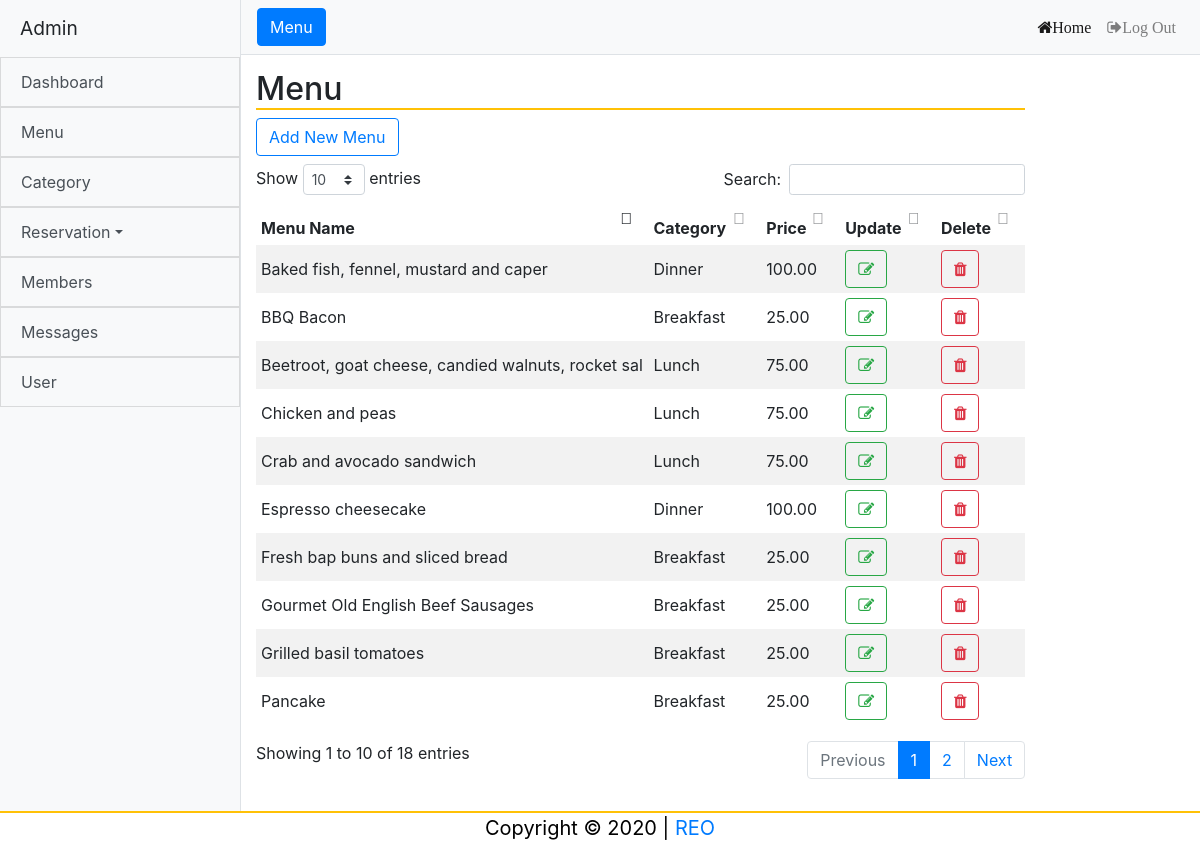
The page /a_menu.php (signed in) on the database its author committed.
### tables this page shows
CREATE TABLE `menu` (
  `menu_id` int(11) NOT NULL,
  `menu_name` varchar(50) NOT NULL,
  `subcat_name` varchar(30) NOT NULL,
  `menu_price` decimal(10,2) NOT NULL
);

### a_menu.php (the view, shortened to what this page needs)
<!DOCTYPE html>
<html lang="en">
<head>
	<?php include 'a_header.php';?>
</head>
<body>
	<div class="d-flex" id="wrapper">
    <?php include 'sidebar.php';?>
    <div id="page-content-wrapper">
    <?php include 'a_nav.php';?>
	<div class="container-fluid">
    <div class="row">
	<div class="col-lg-10 col-lg-offset-2">
	<h2 class="title">Menu</h2>
	<a href="#addModal" class="btn btn-outline-primary" id="Add" data-toggle="modal">Add New Menu</a>
	<div class="page-tables">
                <div class="table-responsive table-hover table-striped" >
                  <table id="dt" cellpadding="5" cellspacing="5" id="data-table" width="100%" align="center">
                    <thead>
                      <tr>
                        <th>Menu Name</th>
                        <th>Category</th>
                        <th>Price</th>
                        <th>Update</th>
						<th>Delete</th>
                      </tr>
                    </thead>
                    <tbody>
<?php
include('includes/dbcon.php');
    $query=mysqli_query($con,"select * from menu natural join subcategory order by menu_name")or die(mysqli_error($con));
      while ($row=mysqli_fetch_array($query)){
        $id=$row['menu_id'];
        $menu=$row['menu_name'];
        $subcat=$row['subcat_name'];
        $price=$row['menu_price'];
?>
                      <tr>
                        <td><?php echo $menu;?></td>
                        <td><?php echo $subcat;?></td>
                        <td><?php echo $price;?></td>
                        <td>
                              <a href="#update" class="btn btn-outline-success" title="Update" data-target="#update<?php echo $id;?>" data-toggle="modal">
                                <i class="fa fa-edit"></i>
                              </a>
                        </td>
						<td>
                              <a href="#delete" class="btn btn-outline-danger" title="Delete" data-target="#delete<?php echo $id;?>" data-toggle="modal">
                                <i class="fa fa-trash"></i>
                              </a>
                        </td>
                      </tr>
<?php }?>
                    </tbody>
                  </table>
                </div>
               </div>
              </div>
             </div>
			</div>
		</div>
	</div>
<?php include 'a_footer.php';?>
</body>
</html>

### a_header.php (shortened to what this page needs)
<!DOCTYPE html>
<html lang="en">
<head>
  <link href="admin/bootstrap/css/bootstrap.min.css" rel="stylesheet">
  <link href="admin/css/style.css" rel="stylesheet">
  <link rel="stylesheet" href="css/font-awesome.min.css">
  <link href="admin/css/datatables.min.css" rel="stylesheet">
</head>

### sidebar.php (shortened to what this page needs)
  <div class="bg-light border-right" id="sidebar-wrapper">
    <div class="sidebar-heading">Admin </div>
    <ul class="list-group list-group-flush">
 <li>
 <a href="admin.php" class="list-group-item list-group-item-action bg-light" >Dashboard<span class="sr-only">(current)</span></a>
 </li>
    <li>
 <a href="a_menu.php" class="list-group-item list-group-item-action bg-light">Menu</a>
 </li>
 <li>
 <a href="a_category.php" class="list-group-item list-group-item-action bg-light">Category</a>
 </li>
<li>
      <a href="#homeSubmenu" class="dropdown-toggle list-group-item list-group-item-action bg-light" data-toggle="collapse" aria-expanded="false">Reservation</a>
</li>
<li>
<a href="a_members.php" class="list-group-item list-group-item-action bg-light">Members</a>
</li>
<li>
<a href="a_messages.php" class="list-group-item list-group-item-action bg-light">Messages</a>
</li>
<li>
<a href="a_user.php" class="list-group-item list-group-item-action bg-light">User</a>
</li>
    </ul>
  </div>

### a_nav.php (shortened to what this page needs)
<nav class="navbar navbar-expand-lg navbar-light bg-light border-bottom">
        <button class="btn btn-primary " id="menu-toggle">Menu</button>
        <div class="collapse navbar-collapse" id="navbarSupportedContent">
          <ul class="navbar-nav ml-auto mt-2 mt-lg-0">
            <li class="nav-item active">
              <a class="nav-link fa fa-home" aria-hidden="true" href="index.php">Home</a>
            </li>
            <li class="nav-item">
              <a class="nav-link fa fa-sign-out" aria-hidden="true" href="login.php">Log Out</a>
            </li>
          </ul>
        </div>
      </nav>

### a_footer.php
<footer id="footer">
  <div class="container">
    <div class="row">
      <div class="col-md-12">
            <p class="copy center">Copyright &copy; 2020 | <a href="admin.php">REO</a> </p>
      </div>
    </div>
  </div>
</footer>

### admin/css/style.css (style rules this page uses)
.container-fluid { padding-top: 15px; }
#wrapper { overflow-x: hidden; }
#page-content-wrapper .title { border-bottom: solid 2px #ffc107; }
#sidebar-wrapper { min-height: 100vh; margin-left: -15rem; -webkit-transition: margin .25s ease-out; -moz-transition: margin .25s ease-out; -o-transition: margin .25s ease-out; transition: margin .25s ease-out; }
#sidebar-wrapper .sidebar-heading { padding: 0.875rem 1.25rem; font-size: 1.2rem; }
#sidebar-wrapper .list-group { width: 15rem; }
#page-content-wrapper { min-width: 100vw; }
@media (min-width: 768px) { #sidebar-wrapper { margin-left: 0; } }
@media (min-width: 768px) { #page-content-wrapper { min-width: 0; width: 100%; } }
#footer { text-align: center; padding-bottom: 5px; color: #000; font-size: 20px; border-top: solid 2px #ffc107; }
table.dataTable thead .sorting:after, table.dataTable thead .sorting:before, table.dataTable thead .sorting_asc:after, table.dataTable thead .sorting_asc:before, table.dataTable thead .sorting_asc_disabled:after, table.dataTable thead .sorting_asc_disabled:before, table.dataTable thead .sorting_desc:after, table.dataTable thead .sorting_desc:before, table.dataTable thead .sorting_desc_disabled:after, table.dataTable thead .sorting_desc_disabled:before { bottom: .5em; }

### rows shown on the page
menu: menu_name "Baked fish, fennel, mustard and caper", subcat_name "Dinner", menu_price "100.00"
menu: menu_name "BBQ Bacon", subcat_name "Breakfast", menu_price "25.00"
menu: menu_name "Beetroot, goat cheese, candied walnuts, rocket sal", subcat_name "Lunch", menu_price "75.00"
menu: menu_name "Chicken and peas", subcat_name "Lunch", menu_price "75.00"
menu: menu_name "Crab and avocado sandwich", subcat_name "Lunch", menu_price "75.00"
menu: menu_name "Espresso cheesecake", subcat_name "Dinner", menu_price "100.00"
menu: menu_name "Fresh bap buns and sliced bread", subcat_name "Breakfast", menu_price "25.00"
menu: menu_name "Gourmet Old English Beef Sausages", subcat_name "Breakfast", menu_price "25.00"
menu: menu_name "Grilled basil tomatoes", subcat_name "Breakfast", menu_price "25.00"
menu: menu_name "Pancake", subcat_name "Breakfast", menu_price "25.00"
